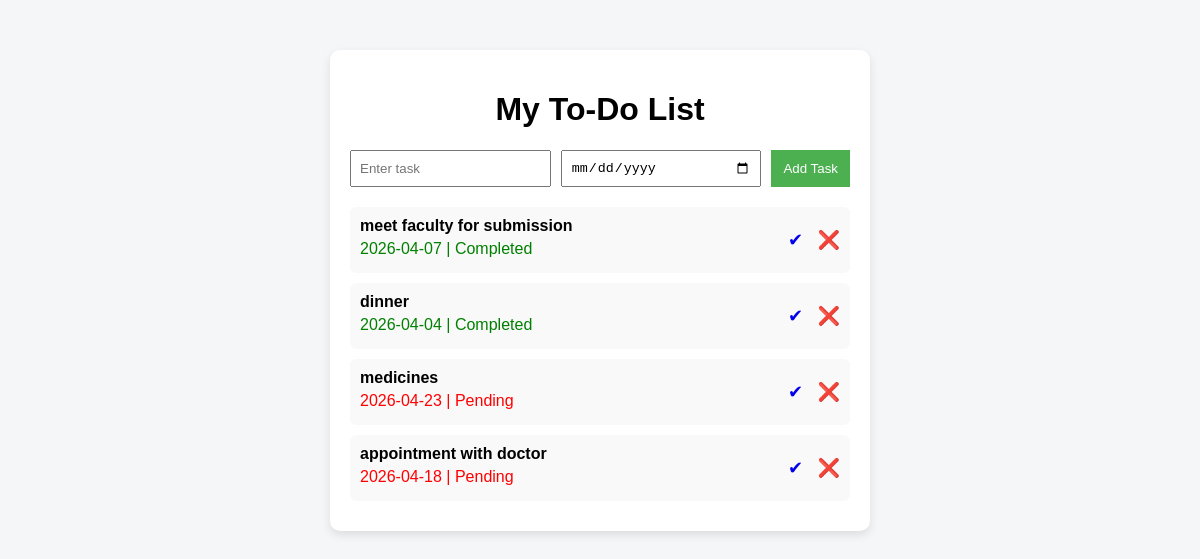
The page / on the database its author committed.
### tables this page shows
CREATE TABLE tasks (
    id INTEGER PRIMARY KEY AUTOINCREMENT,
    task TEXT,
    date TEXT,
    status TEXT
);

### app.py (the view)
@app.route('/')
def index():
    conn = get_db()
    tasks = conn.execute('SELECT * FROM tasks').fetchall()
    conn.close()
    return render_template('index.html', tasks=tasks)

### app.py (called while the page is built)
def get_db():
    conn = sqlite3.connect('database.db')
    conn.row_factory = sqlite3.Row
    return conn

### templates/index.html (shortened to what this page needs)
<!DOCTYPE html>
<html>
<head>
    <link rel="stylesheet" href="{{ url_for('static', filename='style.css') }}">
</head>
<body>
<div class="container">
    <h1>My To-Do List</h1>
    <form action="/add" method="POST" class="task-form">
        <input type="text" name="task" placeholder="Enter task" required>
        <input type="date" name="date" required>
        <button type="submit">Add Task</button>
    </form>
    <div class="task-list">
        {% for task in tasks %}
            <div class="task-card">
                <div>
                    <strong>{{ task.task }}</strong>
                    <p class="{{ task.status }}">{{ task.date }} | {{ task.status }}</p>
                </div>
                <div class="actions">
                    <a href="/complete/{{ task.id }}">✔</a>
                    <a href="/delete/{{ task.id }}">❌</a>
                </div>
            </div>
        {% endfor %}
    </div>
</div>
</body>
</html>

### static/style.css (style rules this page uses)
body { font-family: Arial, sans-serif; background-color: #f4f6f8; margin: 0; padding: 0; }
.container { width: 500px; margin: 50px auto; background: white; padding: 20px; border-radius: 10px; box-shadow: 0 4px 10px rgba(0,0,0,0.1); }
h1 { text-align: center; }
.task-form { display: flex; gap: 10px; margin-bottom: 20px; }
.task-form input { flex: 1; padding: 8px; }
.task-form button { padding: 8px 12px; background: #4CAF50; color: white; border: none; cursor: pointer; }
.task-card { display: flex; justify-content: space-between; align-items: center; background: #f9f9f9; padding: 10px; margin-bottom: 10px; border-radius: 6px; }
.actions a { margin-left: 10px; text-decoration: none; font-size: 18px; }
p { margin: 5px 0; }
.Completed { color: green; }
.Pending { color: red; }

### rows shown on the page
tasks: task "meet faculty for submission", date "2026-04-07", status "Completed"
tasks: task "dinner", date "2026-04-04", status "Completed"
tasks: task "medicines", date "2026-04-23", status "Pending"
tasks: task "appointment with doctor", date "2026-04-18", status "Pending"
